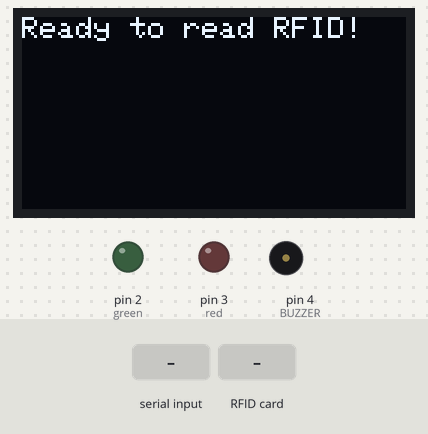
A sketch run on a simulated Arduino Uno, built with avr-gcc and run on an emulated ATmega328P. Parts: 128×64 one-colour display, output pins drawn as LEDs (lit = HIGH), buzzer (waves = sounding). The test bench sets the inputs (shaded band). Pins used as bus, display or sensor lines are not drawn; what the sketch prints to the serial monitor is not drawn.

Above: at 1.3 s.
1.4 s: "1\n" received over Serial
At 4.3 s:
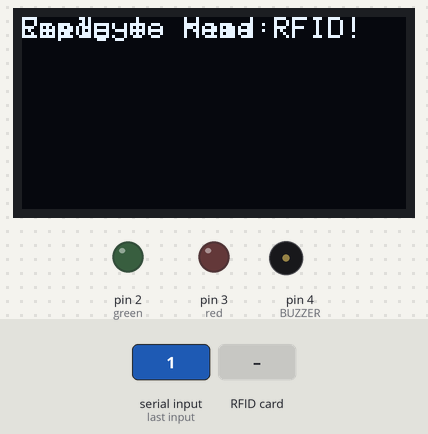
4.5 s: RFID card 5E 7A 19 C4 held to the reader
At 6.9 s:
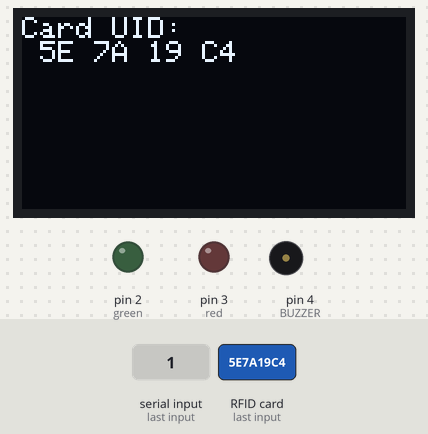
7.6 s: "0\n" received over Serial
At 10.3 s:
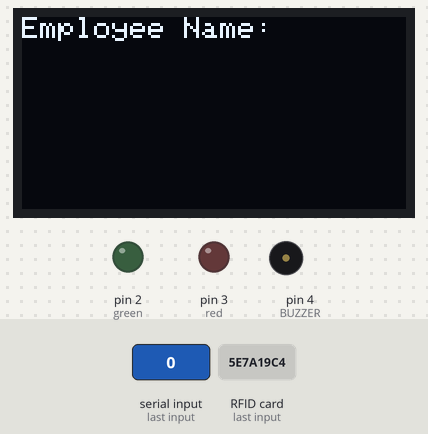
10.7 s: "2\n" received over Serial
At 14.4 s:
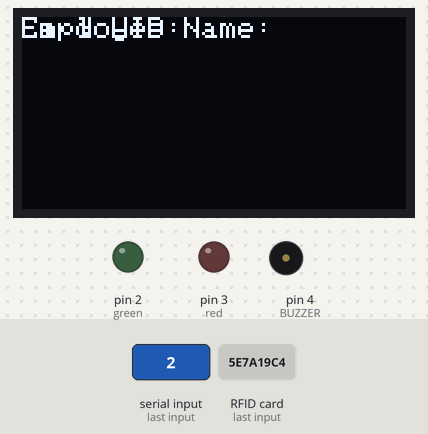
Timing chart, 0 to 15.9 s (numbered marks = the images above; inputs shaded):
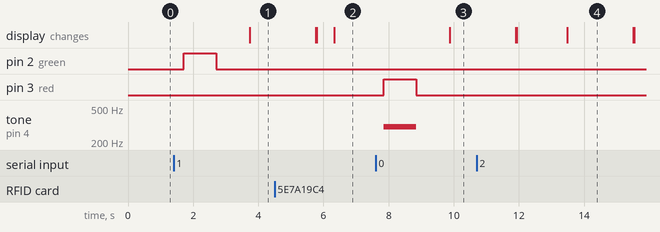

The sketch:

RFID_BASED_ATTENDANCE_SYSTEM.ino
```cpp
#include <Wire.h>
#include <Adafruit_GFX.h>
#include <Adafruit_SSD1306.h>
#include <SPI.h>
#include <MFRC522.h>

#define SCREEN_WIDTH 128 // OLED display width, in pixels
#define SCREEN_HEIGHT 64 // OLED display height, in pixels

#define SS_PIN 10
#define RST_PIN 9
#define green 2
#define red 3
#define BUZZER 4
MFRC522 rfid(SS_PIN, RST_PIN);

// Declaration for an SSD1306 display connected to I2C (SDA, SCL pins)
#define OLED_RESET    -1 // Reset pin # (or -1 if sharing Arduino reset pin)
Adafruit_SSD1306 display(SCREEN_WIDTH, SCREEN_HEIGHT, &Wire, OLED_RESET);

void setup() {
   pinMode(red, OUTPUT);
   pinMode(green, OUTPUT);
  pinMode(BUZZER, OUTPUT);
  noTone(BUZZER);
  // Start serial communication
  Serial.begin(9600);
  while (!Serial) {
    ; // Wait for serial port to connect
  }

  // Initialize the OLED display
  if(!display.begin(SSD1306_SWITCHCAPVCC, 0x3C)) {
    Serial.println(F("SSD1306 allocation failed"));
    for(;;);
  }

  // Clear the buffer
  display.clearDisplay();

  // Set text size
  display.setTextSize(1);      // Normal 1:1 pixel scale
  // Set text color
  display.setTextColor(SSD1306_WHITE); // Draw white text
  // Set cursor position
  display.setCursor(0,0);     // Start at top-left corner

  // Display text
  display.println(F("Ready to read RFID!"));

  // Display everything on the screen
  display.display();

  // Initialize RFID reader
  SPI.begin();
  rfid.PCD_Init();
  Serial.println(F("RFID reader ready"));
}

void loop() {
  // Look for new cards
  if (rfid.PICC_IsNewCardPresent() && rfid.PICC_ReadCardSerial()) {
    Serial.print("Card UID: ");
    for (byte i = 0; i < rfid.uid.size; i++) {
      Serial.print(rfid.uid.uidByte[i] < 0x10 ? " 0" : " ");
      Serial.print(rfid.uid.uidByte[i], HEX);
    }
    Serial.println();

    // Display UID on OLED
    display.clearDisplay();
    display.setCursor(0, 0);
    display.println(F("Card UID:"));
    for (byte i = 0; i < rfid.uid.size; i++) {
      display.print(rfid.uid.uidByte[i] < 0x10 ? " 0" : " ");
      display.print(rfid.uid.uidByte[i], HEX);
    }
    display.display();

    // Send UID over serial
    for (byte i = 0; i < rfid.uid.size; i++) {
      Serial.print(rfid.uid.uidByte[i] < 0x10 ? " 0" : " ");
      Serial.print(rfid.uid.uidByte[i], HEX);
    }
    Serial.println();

    delay(1000);
    display.clearDisplay();
  }

  // Check for incoming serial data
  if (Serial.available() > 0) {
    String x = Serial.readStringUntil('\n');
    if(x=="1"){
    digitalWrite(green,HIGH);
    delay(1000);
    digitalWrite(green,LOW);
    }
    else if(x=="0")
    {
      digitalWrite(red,HIGH);
      tone(BUZZER, 300);
      delay(1000);
     digitalWrite(red,LOW);
     noTone(BUZZER);
    }
    String name = Serial.readStringUntil('\n');
    //display.clearDisplay();
    display.setCursor(0, 0);
    display.println(F("Employee Name:"));
    display.println(name);
    display.display();
    delay(2000); // Display for 2 seconds
    display.clearDisplay();
    display.display();
    display.setCursor(0, 0);
    display.println(F("Card UID:"));
    display.display();


  }

  delay(500); // Delay between readings
}
```

Measured:
- after the input at 1.4 s, pin 2 (green): LOW → HIGH after 0.31 s, → LOW 1.0 s later; the display: changes after 2.3 s (image 1)
- after the input at 4.5 s, the display: first differs from a run without the input after 1.8 s (image 2)
- after the input at 7.6 s, pin 3 (red): LOW → HIGH after 0.25 s, → LOW 1.0 s later; tone on pin 4 (BUZZER): silent → 300 Hz after 0.25 s, → silent 1.0 s later; the display: changes after 2.3 s (image 3)
- after the input at 10.7 s, the display: first differs from a run without the input after 2.8 s (image 4)
